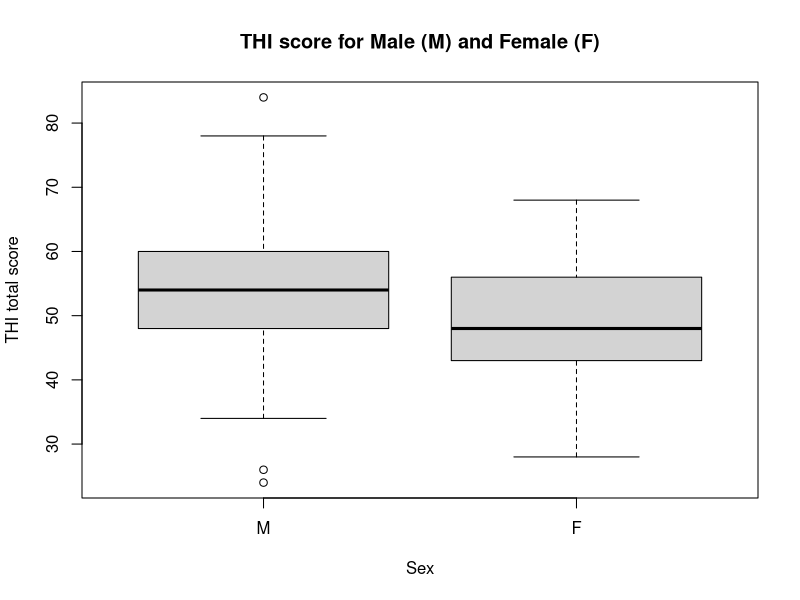
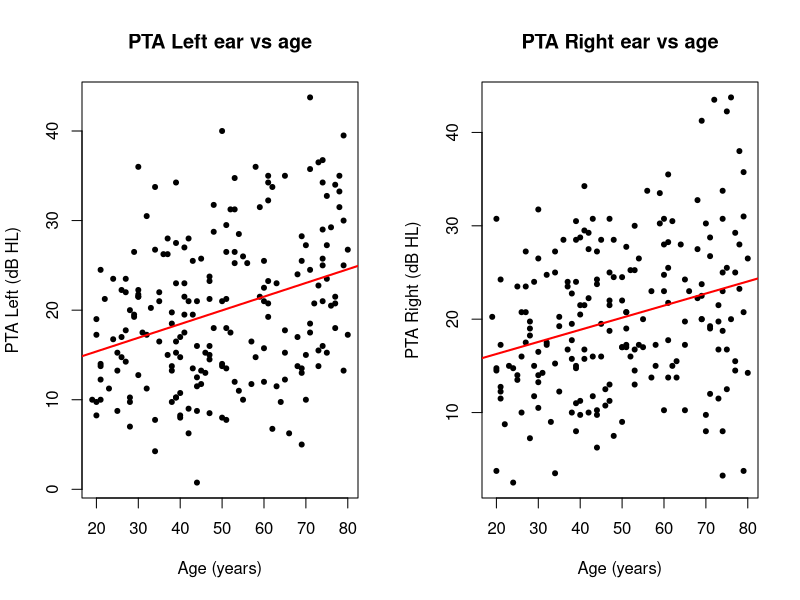

Reproduce these figures in R, in order.
#Load libraries
library(readr)
library(arsenal)

#Load data
dat <- read_csv("data.csv")

#Specify factor variables
dat$item.1 <- factor(dat$item.1, 
                     levels = c(1,2), 
                     labels = c("M", "F"))

dat$item.3 <- factor(dat$item.3, 
                     levels = c(1,2,3,4), 
                     labels = c("No", "Sometimes", 
                                "Often", "Always"))
#Rename variables
names(dat)[names(dat) == "item.1"] <- "sex"
names(dat)[names(dat) == "item.2"] <- "age"
names(dat)[names(dat) == "item.3"] <- "hearing"

#Create variables for PTA
dat$PTA4.R <- (dat$R500 + dat$R1000 + dat$R2000 + dat$R4000) / 4

#Create variable for PTA4 Left
dat$PTA4.L <- (dat$L500 + dat$L1000 + dat$L2000 + dat$L4000) / 4

#Create variable of column names relevant to THI
THI.names <- paste("THI", 1:25, sep="_")

#Calculate total THI score per subject
dat$THIscore <- apply(dat[,THI.names], MARGIN = 1, FUN = sum)

#Create table using tableby()
tab1 <- tableby(sex ~ THIscore, data = dat, 
                digits = 1, 
                total = FALSE)

#Print table
summary(tab1, text = TRUE)

#Box plot of THI score for sex
plot(dat$sex, dat$THIscore,
     main = "THI score for Male (M) and Female (F)",
     xlab = "Sex",
     ylab = "THI total score")

#Save linear regression model to variable
linear.reg.L <- lm(data = dat, PTA4.L ~ age)
linear.reg.R <- lm(data = dat, PTA4.R ~ age)

#Print summary of linear regression model
summary(linear.reg.L)
summary(linear.reg.R)

#Set plot space to two columns
par(mfrow=c(1,2))

#Scatter plot of PTA LEFT as function of age
plot(dat$age, dat$PTA4.L,
     pch = 20,
     main = "PTA Left ear vs age",
     xlab = "Age (years)",
     ylab = "PTA Left (dB HL)")
#Best fit linear regression LEFT
abline(linear.reg.L, lwd = 2, col = "red")

#Scatter plot of PTA RIGHT as function of age
plot(dat$age, dat$PTA4.R,
     pch = 20,
     main = "PTA Right ear vs age",
     xlab = "Age (years)",
     ylab = "PTA Right (dB HL)")
#Best fit linear regression RIGHT
abline(linear.reg.R, lwd = 2, col = "red")
